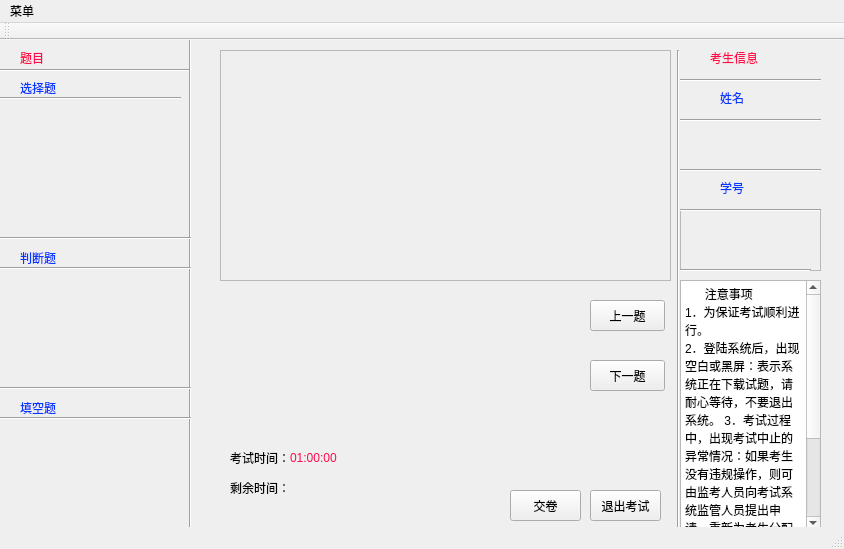
<?xml version="1.0" encoding="UTF-8"?>
<ui version="4.0">
 <class>exam_windows</class>
 <widget class="QMainWindow" name="exam_windows">
  <property name="enabled">
   <bool>true</bool>
  </property>
  <property name="geometry">
   <rect>
    <x>0</x>
    <y>0</y>
    <width>844</width>
    <height>549</height>
   </rect>
  </property>
  <property name="windowTitle">
   <string>学生考试系统</string>
  </property>
  <widget class="QWidget" name="centralWidget">
   <widget class="Line" name="line">
    <property name="geometry">
     <rect>
      <x>0</x>
      <y>20</y>
      <width>191</width>
      <height>20</height>
     </rect>
    </property>
    <property name="orientation">
     <enum>Qt::Horizontal</enum>
    </property>
   </widget>
   <widget class="Line" name="line_2">
    <property name="geometry">
     <rect>
      <x>170</x>
      <y>-10</y>
      <width>41</width>
      <height>511</height>
     </rect>
    </property>
    <property name="orientation">
     <enum>Qt::Vertical</enum>
    </property>
   </widget>
   <widget class="QLabel" name="label">
    <property name="geometry">
     <rect>
      <x>20</x>
      <y>10</y>
      <width>81</width>
      <height>16</height>
     </rect>
    </property>
    <property name="styleSheet">
     <string notr="true">color: rgb(255, 10, 75);
font: 75 11pt &quot;微软雅黑&quot;;</string>
    </property>
    <property name="text">
     <string>题目</string>
    </property>
   </widget>
   <widget class="Line" name="line_3">
    <property name="geometry">
     <rect>
      <x>670</x>
      <y>10</y>
      <width>16</width>
      <height>481</height>
     </rect>
    </property>
    <property name="orientation">
     <enum>Qt::Vertical</enum>
    </property>
   </widget>
   <widget class="Line" name="line_4">
    <property name="geometry">
     <rect>
      <x>680</x>
      <y>30</y>
      <width>141</width>
      <height>20</height>
     </rect>
    </property>
    <property name="orientation">
     <enum>Qt::Horizontal</enum>
    </property>
   </widget>
   <widget class="QLabel" name="label_3">
    <property name="geometry">
     <rect>
      <x>690</x>
      <y>90</y>
      <width>91</width>
      <height>31</height>
     </rect>
    </property>
    <property name="text">
     <string/>
    </property>
   </widget>
   <widget class="Line" name="line_5">
    <property name="geometry">
     <rect>
      <x>680</x>
      <y>70</y>
      <width>141</width>
      <height>20</height>
     </rect>
    </property>
    <property name="orientation">
     <enum>Qt::Horizontal</enum>
    </property>
   </widget>
   <widget class="Line" name="line_6">
    <property name="geometry">
     <rect>
      <x>680</x>
      <y>120</y>
      <width>141</width>
      <height>20</height>
     </rect>
    </property>
    <property name="orientation">
     <enum>Qt::Horizontal</enum>
    </property>
   </widget>
   <widget class="Line" name="line_7">
    <property name="geometry">
     <rect>
      <x>680</x>
      <y>160</y>
      <width>141</width>
      <height>20</height>
     </rect>
    </property>
    <property name="orientation">
     <enum>Qt::Horizontal</enum>
    </property>
   </widget>
   <widget class="QLabel" name="label_6">
    <property name="geometry">
     <rect>
      <x>710</x>
      <y>10</y>
      <width>81</width>
      <height>16</height>
     </rect>
    </property>
    <property name="styleSheet">
     <string notr="true">color: rgb(255, 10, 75);
font: 75 11pt &quot;微软雅黑&quot;;</string>
    </property>
    <property name="text">
     <string>考生信息</string>
    </property>
   </widget>
   <widget class="QTextEdit" name="textEdit">
    <property name="enabled">
     <bool>false</bool>
    </property>
    <property name="geometry">
     <rect>
      <x>680</x>
      <y>170</y>
      <width>141</width>
      <height>61</height>
     </rect>
    </property>
    <property name="undoRedoEnabled">
     <bool>false</bool>
    </property>
   </widget>
   <widget class="Line" name="line_8">
    <property name="geometry">
     <rect>
      <x>680</x>
      <y>215</y>
      <width>131</width>
      <height>31</height>
     </rect>
    </property>
    <property name="orientation">
     <enum>Qt::Horizontal</enum>
    </property>
   </widget>
   <widget class="Line" name="line_9">
    <property name="geometry">
     <rect>
      <x>0</x>
      <y>50</y>
      <width>181</width>
      <height>16</height>
     </rect>
    </property>
    <property name="orientation">
     <enum>Qt::Horizontal</enum>
    </property>
   </widget>
   <widget class="Line" name="line_10">
    <property name="geometry">
     <rect>
      <x>0</x>
      <y>190</y>
      <width>191</width>
      <height>16</height>
     </rect>
    </property>
    <property name="orientation">
     <enum>Qt::Horizontal</enum>
    </property>
   </widget>
   <widget class="Line" name="line_11">
    <property name="geometry">
     <rect>
      <x>0</x>
      <y>220</y>
      <width>191</width>
      <height>16</height>
     </rect>
    </property>
    <property name="orientation">
     <enum>Qt::Horizontal</enum>
    </property>
   </widget>
   <widget class="Line" name="line_12">
    <property name="geometry">
     <rect>
      <x>0</x>
      <y>340</y>
      <width>191</width>
      <height>16</height>
     </rect>
    </property>
    <property name="orientation">
     <enum>Qt::Horizontal</enum>
    </property>
   </widget>
   <widget class="Line" name="line_13">
    <property name="geometry">
     <rect>
      <x>0</x>
      <y>370</y>
      <width>191</width>
      <height>16</height>
     </rect>
    </property>
    <property name="orientation">
     <enum>Qt::Horizontal</enum>
    </property>
   </widget>
   <widget class="QLabel" name="label_7">
    <property name="geometry">
     <rect>
      <x>20</x>
      <y>40</y>
      <width>81</width>
      <height>16</height>
     </rect>
    </property>
    <property name="styleSheet">
     <string notr="true">color: rgb(2, 57, 255);
font: 75 11pt &quot;微软雅黑&quot;;</string>
    </property>
    <property name="text">
     <string>选择题</string>
    </property>
   </widget>
   <widget class="QLabel" name="label_9">
    <property name="geometry">
     <rect>
      <x>20</x>
      <y>210</y>
      <width>81</width>
      <height>16</height>
     </rect>
    </property>
    <property name="styleSheet">
     <string notr="true">color: rgb(2, 57, 255);
font: 75 11pt &quot;微软雅黑&quot;;</string>
    </property>
    <property name="text">
     <string>判断题</string>
    </property>
   </widget>
   <widget class="QLabel" name="label_10">
    <property name="geometry">
     <rect>
      <x>20</x>
      <y>360</y>
      <width>81</width>
      <height>16</height>
     </rect>
    </property>
    <property name="styleSheet">
     <string notr="true">color: rgb(2, 57, 255);
font: 75 11pt &quot;微软雅黑&quot;;</string>
    </property>
    <property name="text">
     <string>填空题</string>
    </property>
   </widget>
   <widget class="QLabel" name="label_8">
    <property name="geometry">
     <rect>
      <x>720</x>
      <y>50</y>
      <width>81</width>
      <height>16</height>
     </rect>
    </property>
    <property name="styleSheet">
     <string notr="true">color: rgb(2, 57, 255);
font: 75 11pt &quot;微软雅黑&quot;;</string>
    </property>
    <property name="text">
     <string>姓名</string>
    </property>
   </widget>
   <widget class="QLabel" name="label_11">
    <property name="geometry">
     <rect>
      <x>720</x>
      <y>140</y>
      <width>81</width>
      <height>16</height>
     </rect>
    </property>
    <property name="styleSheet">
     <string notr="true">color: rgb(2, 57, 255);
font: 75 11pt &quot;微软雅黑&quot;;</string>
    </property>
    <property name="text">
     <string>学号</string>
    </property>
   </widget>
   <widget class="QTextEdit" name="textEdit_2">
    <property name="enabled">
     <bool>false</bool>
    </property>
    <property name="geometry">
     <rect>
      <x>220</x>
      <y>10</y>
      <width>451</width>
      <height>231</height>
     </rect>
    </property>
    <property name="undoRedoEnabled">
     <bool>false</bool>
    </property>
    <property name="readOnly">
     <bool>true</bool>
    </property>
   </widget>
   <widget class="QWidget" name="formLayoutWidget">
    <property name="geometry">
     <rect>
      <x>240</x>
      <y>250</y>
      <width>361</width>
      <height>151</height>
     </rect>
    </property>
    <layout class="QFormLayout" name="formLayout">
     <property name="fieldGrowthPolicy">
      <enum>QFormLayout::AllNonFixedFieldsGrow</enum>
     </property>
    </layout>
   </widget>
   <widget class="QPushButton" name="pushButton">
    <property name="geometry">
     <rect>
      <x>510</x>
      <y>450</y>
      <width>71</width>
      <height>31</height>
     </rect>
    </property>
    <property name="text">
     <string>交卷</string>
    </property>
   </widget>
   <widget class="QPushButton" name="pushButton_2">
    <property name="geometry">
     <rect>
      <x>590</x>
      <y>450</y>
      <width>71</width>
      <height>31</height>
     </rect>
    </property>
    <property name="text">
     <string>退出考试</string>
    </property>
   </widget>
   <widget class="QLabel" name="label_2">
    <property name="geometry">
     <rect>
      <x>230</x>
      <y>410</y>
      <width>61</width>
      <height>16</height>
     </rect>
    </property>
    <property name="text">
     <string>考试时间：</string>
    </property>
   </widget>
   <widget class="QLabel" name="label_4">
    <property name="geometry">
     <rect>
      <x>230</x>
      <y>440</y>
      <width>71</width>
      <height>16</height>
     </rect>
    </property>
    <property name="text">
     <string>剩余时间：</string>
    </property>
   </widget>
   <widget class="QPlainTextEdit" name="plainTextEdit">
    <property name="enabled">
     <bool>true</bool>
    </property>
    <property name="geometry">
     <rect>
      <x>680</x>
      <y>240</y>
      <width>141</width>
      <height>251</height>
     </rect>
    </property>
    <property name="readOnly">
     <bool>true</bool>
    </property>
    <property name="plainText">
     <string>      注意事项
1．为保证考试顺利进行。
2．登陆系统后，出现空白或黑屏：表示系统正在下载试题，请耐心等待，不要退出系统。 3．考试过程中，出现考试中止的异常情况：如果考生没有违规操作，则可由监考人员向考试系统监管人员提出申请，重新为考生分配密码，考生重新开始考试。  4．提交试卷时间过长：只要仍是提示“提交中”，则不要进行任何操作。
</string>
    </property>
   </widget>
   <widget class="QPushButton" name="pushButton_3">
    <property name="geometry">
     <rect>
      <x>590</x>
      <y>260</y>
      <width>75</width>
      <height>31</height>
     </rect>
    </property>
    <property name="text">
     <string>上一题</string>
    </property>
   </widget>
   <widget class="QPushButton" name="pushButton_4">
    <property name="geometry">
     <rect>
      <x>590</x>
      <y>320</y>
      <width>75</width>
      <height>31</height>
     </rect>
    </property>
    <property name="text">
     <string>下一题</string>
    </property>
   </widget>
   <widget class="QLabel" name="label_5">
    <property name="enabled">
     <bool>false</bool>
    </property>
    <property name="geometry">
     <rect>
      <x>290</x>
      <y>410</y>
      <width>91</width>
      <height>16</height>
     </rect>
    </property>
    <property name="styleSheet">
     <string notr="true">color: rgb(255, 10, 75);
font: 75 11pt &quot;微软雅黑&quot;;</string>
    </property>
    <property name="text">
     <string>01:00:00</string>
    </property>
   </widget>
   <widget class="QLabel" name="label_12">
    <property name="enabled">
     <bool>false</bool>
    </property>
    <property name="geometry">
     <rect>
      <x>300</x>
      <y>440</y>
      <width>81</width>
      <height>16</height>
     </rect>
    </property>
    <property name="styleSheet">
     <string notr="true">color: rgb(255, 10, 75);
font: 75 11pt &quot;微软雅黑&quot;;</string>
    </property>
    <property name="text">
     <string/>
    </property>
   </widget>
   <widget class="QWidget" name="formWidget_3" native="true">
    <property name="geometry">
     <rect>
      <x>220</x>
      <y>270</y>
      <width>160</width>
      <height>80</height>
     </rect>
    </property>
    <layout class="QFormLayout" name="formLayout_3">
     <property name="fieldGrowthPolicy">
      <enum>QFormLayout::AllNonFixedFieldsGrow</enum>
     </property>
    </layout>
   </widget>
   <widget class="QWidget" name="formWidget_4" native="true">
    <property name="geometry">
     <rect>
      <x>230</x>
      <y>260</y>
      <width>211</width>
      <height>141</height>
     </rect>
    </property>
    <layout class="QFormLayout" name="formLayout_4"/>
   </widget>
   <zorder>textEdit</zorder>
   <zorder>textEdit_2</zorder>
   <zorder>line</zorder>
   <zorder>line_2</zorder>
   <zorder>label</zorder>
   <zorder>line_3</zorder>
   <zorder>line_4</zorder>
   <zorder>label_3</zorder>
   <zorder>line_5</zorder>
   <zorder>line_6</zorder>
   <zorder>line_7</zorder>
   <zorder>label_6</zorder>
   <zorder>line_8</zorder>
   <zorder>line_9</zorder>
   <zorder>line_10</zorder>
   <zorder>line_11</zorder>
   <zorder>line_12</zorder>
   <zorder>line_13</zorder>
   <zorder>label_7</zorder>
   <zorder>label_9</zorder>
   <zorder>label_10</zorder>
   <zorder>label_8</zorder>
   <zorder>label_11</zorder>
   <zorder>formLayoutWidget</zorder>
   <zorder>pushButton</zorder>
   <zorder>pushButton_2</zorder>
   <zorder>label_2</zorder>
   <zorder>label_4</zorder>
   <zorder>plainTextEdit</zorder>
   <zorder>pushButton_3</zorder>
   <zorder>pushButton_4</zorder>
   <zorder>label_5</zorder>
   <zorder>label_12</zorder>
   <zorder>formWidget_3</zorder>
   <zorder>formWidget_4</zorder>
  </widget>
  <widget class="QMenuBar" name="menuBar">
   <property name="geometry">
    <rect>
     <x>0</x>
     <y>0</y>
     <width>844</width>
     <height>23</height>
    </rect>
   </property>
   <widget class="QMenu" name="menu">
    <property name="title">
     <string>菜单</string>
    </property>
    <addaction name="actionQwqw123"/>
    <addaction name="actionQuit"/>
   </widget>
   <addaction name="menu"/>
  </widget>
  <widget class="QToolBar" name="mainToolBar">
   <attribute name="toolBarArea">
    <enum>TopToolBarArea</enum>
   </attribute>
   <attribute name="toolBarBreak">
    <bool>false</bool>
   </attribute>
  </widget>
  <widget class="QStatusBar" name="statusBar"/>
  <action name="actionQwqw123">
   <property name="text">
    <string>用户</string>
   </property>
  </action>
  <action name="actionQuit">
   <property name="checkable">
    <bool>true</bool>
   </property>
   <property name="checked">
    <bool>false</bool>
   </property>
   <property name="enabled">
    <bool>false</bool>
   </property>
   <property name="text">
    <string>quit</string>
   </property>
  </action>
 </widget>
 <layoutdefault spacing="6" margin="11"/>
 <resources/>
 <connections/>
</ui>
